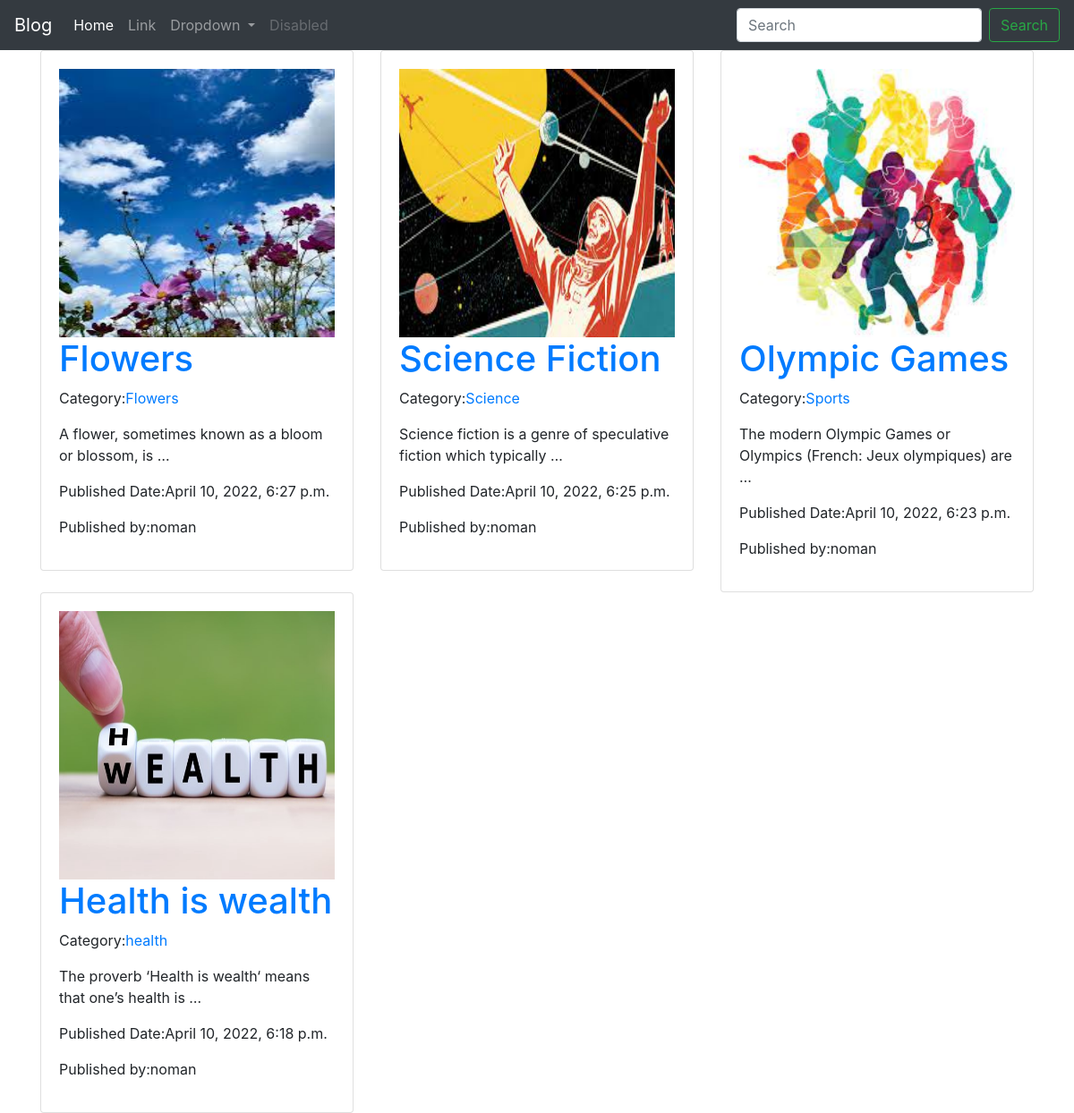
The page / on the database its author committed.
### main/models.py (models this page shows, shortened)
class BlogPost(models.Model):
        user=models.ForeignKey(User, on_delete=models.CASCADE)
        category=models.ForeignKey(BlogCategory,on_delete=models.CASCADE,default="4")
        title= models.CharField(max_length=100)
        description=models.TextField()
        image=models.ImageField(upload_to='blog/', null=True, blank=True)
        active=models.BooleanField(default=True)
        created_at=models.DateTimeField(auto_now_add=True)
        updated_at=models.DateTimeField(auto_now_add=True)

class BlogCategory(models.Model):
        title=models.CharField(max_length=100, default="uncategories")
        slug=models.SlugField(unique=True)
        image=models.ImageField(upload_to='category/', null=True, blank=True)
        active=models.BooleanField(default=True)
        created_at=models.DateTimeField(auto_now_add=True)
        updated_at=models.DateTimeField(auto_now_add=True)
        def __str__(self):
            return self.title

### main/views.py (the view)
# urls.py: path('',HomeView,name="home"),
def HomeView(request):
    posts=BlogPost.objects.all().order_by("-id")
    context={
        'posts':posts
    }
    return render (request,'home.html',context)

### main/templates/home.html (shortened to what this page needs)
{% extends 'base.html' %}
{% block content %}
    <div class="container">
        <div class="row">
            {% for post in posts  %}
                {% if post.active == True %}
                <div class="col-lg-4">
                    <div class="card">
                        <div class="card-body">
                          {% if post.image %}
                          <div class="blog-image">
                            <img src="{{post.image.url}}" alt="{{post.title}}">
                          </div>
                          {% endif %}
                            <h1><a href="{% url 'singlepost' post.id %}"> {{post.title}} </a> </h1>
                            <p>Category:<a href="" >{{post.category}} </a> </p>
                            <p>{{post.description|truncatewords:10}} </p>
                            <p>Published Date:{{post.created_at}} </p>
                            <p>Published by:{{post.user.username}} </p>
                        </div>
                      </div>
                </div>
                {% endif %}
            {% endfor %}
        </div>
       </div>
    {% endblock content %}

### main/templates/base.html (shortened to what this page needs)
<!doctype html>
<html lang="en">
  <head>
    <link rel="stylesheet" href="https://cdn.jsdelivr.net/npm/bootstrap@4.1.3/dist/css/bootstrap.min.css">
  </head>
  <body>
    <nav class="navbar navbar-expand-lg navbar-dark bg-dark">
      <a class="navbar-brand" href="{% url 'home' %}">Blog</a>
      <div class="collapse navbar-collapse" id="navbarSupportedContent">
        <ul class="navbar-nav mr-auto">
          <li class="nav-item active">
            <a class="nav-link" href="{% url 'home' %}">Home <span class="sr-only">(current)</span></a>
          </li>
          <li class="nav-item">
            <a class="nav-link" href="#">Link</a>
          </li>
          <li class="nav-item dropdown">
            <a class="nav-link dropdown-toggle" href="#" id="navbarDropdown" role="button" data-toggle="dropdown" aria-haspopup="true" aria-expanded="false">
              Dropdown
            </a>
          </li>
          <li class="nav-item">
            <a class="nav-link disabled" href="#">Disabled</a>
          </li>
        </ul>
        <form class="form-inline my-2 my-lg-0">
          <input class="form-control mr-sm-2" type="search" placeholder="Search" aria-label="Search">
          <button class="btn btn-outline-success my-2 my-sm-0" type="submit">Search</button>
        </form>
      </div>
    </nav>
   {% block content %}
   {% endblock content %}
  </body>
</html>

### main/templates/base.html (style rules this page uses)
img { width:100%; }
.blog-image img { height:300px; }

### rows shown on the page
BlogPost: image (picture), title "Flowers", category "Flowers", description "A flower, sometimes known as a bloom or blossom, is …", created_at "April 10, 2022, 6:27 p.m.", user.username "noman"
BlogPost: image (picture), title "Science Fiction", category "Science", description "Science fiction is a genre of speculative fiction which typically …", created_at "April 10, 2022, 6:25 p.m.", user.username "noman"
BlogPost: image (picture), title "Olympic Games", category "Sports", description "The modern Olympic Games or Olympics (French: Jeux olympiques) are …", created_at "April 10, 2022, 6:23 p.m.", user.username "noman"
BlogPost: image (picture), title "Health is wealth", category "health", description "The proverb ‘Health is wealth‘ means that one’s health is …", created_at "April 10, 2022, 6:18 p.m.", user.username "noman"
